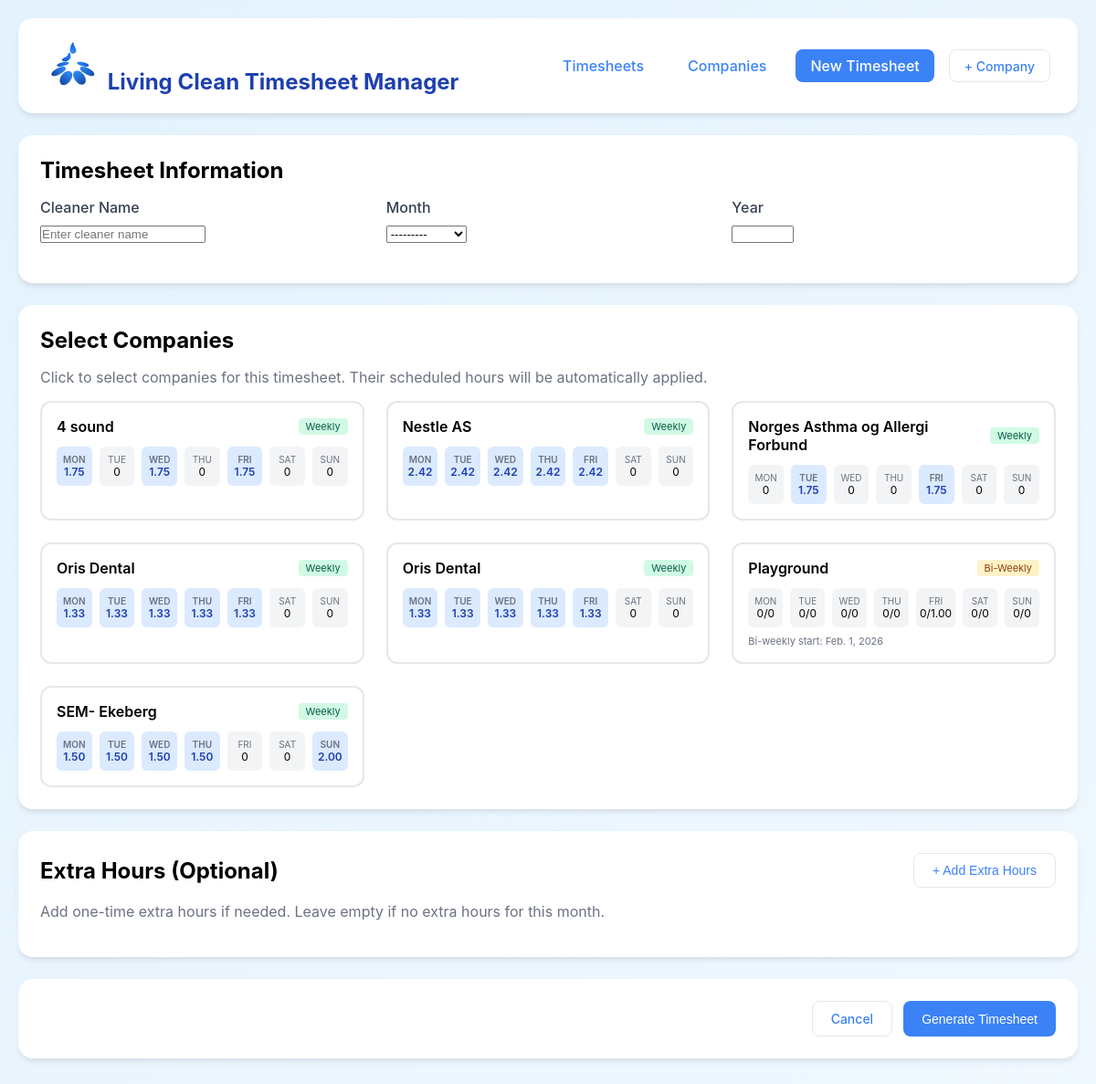
Page /create/ on the committed database.
### timesheet/models.py (models this page shows, shortened)
class Company(models.Model):
    PATTERN_CHOICES = [
        ('weekly', 'Weekly'),
        ('biweekly', 'Bi-Weekly'),
    ]
    name = models.CharField(max_length=200, unique = True)
    pattern_type = models.CharField(max_length=10, choices=PATTERN_CHOICES, default='weekly')
    mon_hours = models.DecimalField(max_digits=5, decimal_places=2, default=0)
    tue_hours = models.DecimalField(max_digits=5, decimal_places=2, default=0)
    wed_hours = models.DecimalField(max_digits=5, decimal_places=2, default=0)
    thu_hours = models.DecimalField(max_digits=5, decimal_places=2, default=0)
    fri_hours = models.DecimalField(max_digits=5, decimal_places=2, default=0)
    sat_hours = models.DecimalField(max_digits=5, decimal_places=2, default=0)
    sun_hours = models.DecimalField(max_digits=5, decimal_places=2, default=0)
    mon_hours_week_a = models.DecimalField(max_digits=5, decimal_places=2, default=0)
    tue_hours_week_a = models.DecimalField(max_digits=5, decimal_places=2, default=0)
    wed_hours_week_a = models.DecimalField(max_digits=5, decimal_places=2, default=0)
    thu_hours_week_a = models.DecimalField(max_digits=5, decimal_places=2, default=0)
    fri_hours_week_a = models.DecimalField(max_digits=5, decimal_places=2, default=0)
    sat_hours_week_a = models.DecimalField(max_digits=5, decimal_places=2, default=0)
    sun_hours_week_a = models.DecimalField(max_digits=5, decimal_places=2, default=0)
    mon_hours_week_b = models.DecimalField(max_digits=5, decimal_places=2, default=0)
    tue_hours_week_b = models.DecimalField(max_digits=5, decimal_places=2, default=0)
    wed_hours_week_b = models.DecimalField(max_digits=5, decimal_places=2, default=0)
    thu_hours_week_b = models.DecimalField(max_digits=5, decimal_places=2, default=0)
    fri_hours_week_b = models.DecimalField(max_digits=5, decimal_places=2, default=0)
    sat_hours_week_b = models.DecimalField(max_digits=5, decimal_places=2, default=0)
    sun_hours_week_b = models.DecimalField(max_digits=5, decimal_places=2, default=0)
    biweekly_start_date = models.DateField(null=True, blank=True, help_text="Date when Week A starts (for bi-weekly patterns)")
    is_active = models.BooleanField(default=True)
    created_at = models.DateTimeField(auto_now_add=True)
    class Meta:
        verbose_name_plural = "Companies"
        ordering = ['name']

### timesheet/views.py (the view)
# urls.py: path('create/', views.create_timesheet, name='create_timesheet'),
def create_timesheet(request):
    if request.method == 'POST':
        form = TimesheetForm(request.POST)
        company_ids = request.POST.getlist('companies')
        if form.is_valid() and company_ids:
            timesheet = form.save()
            for company_id in company_ids:
                company = Company.objects.get(id=company_id)
                TimesheetEntry.objects.create(timesheet=timesheet, company=company)
            extra_hours_dates = request.POST.getlist('extra_hours_date')
            extra_hours_companies = request.POST.getlist('extra_hours_company')
            extra_hours_amounts = request.POST.getlist('extra_hours_amount')
            extra_hours_descs = request.POST.getlist('extra_hours_description')
            for i in range(len(extra_hours_dates)):
                date_val = extra_hours_dates[i] if i < len(extra_hours_dates) else ''
                hours_val = extra_hours_amounts[i] if i < len(extra_hours_amounts) else ''
                desc_val = extra_hours_descs[i] if i < len(extra_hours_descs) else ''
                company_val = extra_hours_companies[i] if i < len(extra_hours_companies) else ''
                if date_val and hours_val:
                    try:
                        hours_decimal = Decimal(str(hours_val))
                        if hours_decimal > 0:  # Only save if hours > 0
                            ExtraHours.objects.create(
                                timesheet=timesheet,
                                company_id=int(company_val) if company_val else None,
                                date=date_val,
                                hours=hours_decimal,
                                description=desc_val
                            )
                    except (ValueError, InvalidOperation):
                        pass  # Skip invalid data
            messages.success(request, 'Timesheet created successfully!')
            return redirect('timesheet_detail', pk=timesheet.pk)
    else:
        form = TimesheetForm()
    companies = Company.objects.filter(is_active=True)
    return render(request, 'timesheet/timesheet_form.html', {
        'form': form,
        'companies': companies,
    })

### timesheet/forms.py
class TimesheetForm(forms.ModelForm):
    class Meta:
        model = Timesheet
        fields = ['cleaner_name', 'month', 'year']
        widgets = {
            'cleaner_name': forms.TextInput(attrs={'placeholder': 'Enter cleaner name'}),
            'month': forms.Select(choices=Timesheet.MONTH_CHOICES),  # Use month choices
            'year': forms.NumberInput(attrs={'min': 2020, 'max': 2030}),
        }

### timesheet/templates/timesheet/timesheet_form.html (shortened to what this page needs)
{% extends 'timesheet/base.html' %}
{% block content %}
<form method="post" id="timesheetForm">
    <div class="card">
        <h2 class="mb-4">Timesheet Information</h2>
        <div class="grid grid-cols-3">
            <div class="form-group">
                <label>Cleaner Name</label>
                {{ form.cleaner_name }}
            </div>
            <div class="form-group">
                <label>Month</label>
                {{ form.month }}
            </div>
            <div class="form-group">
                <label>Year</label>
                {{ form.year }}
            </div>
        </div>
    </div>
    <div class="card">
        <h2 class="mb-4">Select Companies</h2>
        <p class="text-gray mb-4">Click to select companies for this timesheet. Their scheduled hours will be automatically applied.</p>
        <div class="grid grid-cols-3" id="companyGrid">
            {% for company in companies %}
            <div class="company-card" onclick="toggleCompany(this, {{ company.id }})">
                <div class="flex justify-between items-center mb-2">
                    <h3 style="font-size: 16px; font-weight: 600;">{{ company.name }}</h3>
                    <span class="pattern-badge pattern-{{ company.pattern_type }}">{{ company.get_pattern_type_display }}</span>
                </div>
                <div class="hours-grid">
                    <div class="hours-cell {% if company.mon_hours > 0 or company.mon_hours_week_a > 0 %}has-hours{% endif %}">
                        <div class="day-label">Mon</div>
                        <div class="hours-value">{% if company.pattern_type == 'weekly' %}{{ company.mon_hours|default:"0" }}{% else %}{{ company.mon_hours_week_a|default:"0" }}/{{ company.mon_hours_week_b|default:"0" }}{% endif %}</div>
                    </div>
                    <div class="hours-cell {% if company.tue_hours > 0 or company.tue_hours_week_a > 0 %}has-hours{% endif %}">
                        <div class="day-label">Tue</div>
                        <div class="hours-value">{% if company.pattern_type == 'weekly' %}{{ company.tue_hours|default:"0" }}{% else %}{{ company.tue_hours_week_a|default:"0" }}/{{ company.tue_hours_week_b|default:"0" }}{% endif %}</div>
                    </div>
                    <div class="hours-cell {% if company.wed_hours > 0 or company.wed_hours_week_a > 0 %}has-hours{% endif %}">
                        <div class="day-label">Wed</div>
                        <div class="hours-value">{% if company.pattern_type == 'weekly' %}{{ company.wed_hours|default:"0" }}{% else %}{{ company.wed_hours_week_a|default:"0" }}/{{ company.wed_hours_week_b|default:"0" }}{% endif %}</div>
                    </div>
                    <div class="hours-cell {% if company.thu_hours > 0 or company.thu_hours_week_a > 0 %}has-hours{% endif %}">
                        <div class="day-label">Thu</div>
                        <div class="hours-value">{% if company.pattern_type == 'weekly' %}{{ company.thu_hours|default:"0" }}{% else %}{{ company.thu_hours_week_a|default:"0" }}/{{ company.thu_hours_week_b|default:"0" }}{% endif %}</div>
                    </div>
                    <div class="hours-cell {% if company.fri_hours > 0 or company.fri_hours_week_a > 0 %}has-hours{% endif %}">
                        <div class="day-label">Fri</div>
                        <div class="hours-value">{% if company.pattern_type == 'weekly' %}{{ company.fri_hours|default:"0" }}{% else %}{{ company.fri_hours_week_a|default:"0" }}/{{ company.fri_hours_week_b|default:"0" }}{% endif %}</div>
                    </div>
                    <div class="hours-cell {% if company.sat_hours > 0 or company.sat_hours_week_a > 0 %}has-hours{% endif %}">
                        <div class="day-label">Sat</div>
                        <div class="hours-value">{% if company.pattern_type == 'weekly' %}{{ company.sat_hours|default:"0" }}{% else %}{{ company.sat_hours_week_a|default:"0" }}/{{ company.sat_hours_week_b|default:"0" }}{% endif %}</div>
                    </div>
                    <div class="hours-cell {% if company.sun_hours > 0 or company.sun_hours_week_a > 0 %}has-hours{% endif %}">
                        <div class="day-label">Sun</div>
                        <div class="hours-value">{% if company.pattern_type == 'weekly' %}{{ company.sun_hours|default:"0" }}{% else %}{{ company.sun_hours_week_a|default:"0" }}/{{ company.sun_hours_week_b|default:"0" }}{% endif %}</div>
                    </div>
                </div>
                {% if company.pattern_type == 'biweekly' and company.biweekly_start_date %}
                <div style="margin-top: 8px; font-size: 11px; color: #6b7280;">
                    Bi-weekly start: {{ company.biweekly_start_date }}
                </div>
                {% endif %}
            </div>
            {% endfor %}
        </div>
    </div>
    <div class="card">
        <div class="flex justify-between items-center mb-4">
            <h2>Extra Hours (Optional)</h2>
            <button type="button" class="btn btn-secondary" onclick="addExtraHours()">+ Add Extra Hours</button>
        </div>
        <p class="text-gray mb-4">Add one-time extra hours if needed. Leave empty if no extra hours for this month.</p>
    </div>
    <div class="card" style="display: flex; gap: 12px; justify-content: flex-end;">
        <a href="{% url 'timesheet_list' %}" class="btn btn-secondary">Cancel</a>
        <button type="submit" class="btn btn-primary">Generate Timesheet</button>
    </div>
</form>
{% endblock %}

### timesheet/templates/timesheet/base.html (style rules this page uses)
* { margin: 0; padding: 0; box-sizing: border-box; }
body { font-family: -apple-system, BlinkMacSystemFont, 'Segoe UI', Roboto, Oxygen, Ubuntu, Cantarell, sans-serif; background: linear-gradient(135deg, #e3f2fd 0%, #f0f8ff 100%); min-height: 100vh; padding: 20px; }
.card { background: white; border-radius: 16px; padding: 24px; box-shadow: 0 4px 6px -1px rgba(0, 0, 0, 0.1); margin-bottom: 24px; }
.btn { display: inline-flex; align-items: center; gap: 8px; padding: 10px 20px; border-radius: 8px; font-weight: 500; cursor: pointer; transition: all 0.2s; border: none; font-size: 14px; text-decoration: none; }
.btn-primary { background: #3b82f6; color: white; }
.btn-secondary { background: white; color: #3b82f6; border: 1px solid #e5e7eb; }
.form-group { margin-bottom: 20px; }
.form-group label { display: block; margin-bottom: 8px; font-weight: 500; color: #374151; }
.grid { display: grid; gap: 24px; }
.grid-cols-3 { grid-template-columns: repeat(3, 1fr); }
.text-gray { color: #6b7280; }
.mb-4 { margin-bottom: 16px; }
.flex { display: flex; }
.justify-between { justify-content: space-between; }
.items-center { align-items: center; }
.company-card { border: 2px solid #e5e7eb; border-radius: 12px; padding: 16px; cursor: pointer; transition: all 0.2s; position: relative; }
.hours-grid { display: grid; grid-template-columns: repeat(7, 1fr); gap: 8px; margin-top: 12px; font-size: 12px; }
.hours-cell { text-align: center; padding: 8px 4px; background: #f3f4f6; border-radius: 6px; }
.hours-cell.has-hours { background: #dbeafe; color: #1e40af; font-weight: 600; }
.day-label { font-size: 10px; color: #6b7280; text-transform: uppercase; }
.pattern-badge { display: inline-block; padding: 2px 8px; border-radius: 4px; font-size: 11px; margin-left: 8px; }
.pattern-weekly { background: #d1fae5; color: #065f46; }
.pattern-biweekly { background: #fef3c7; color: #92400e; }

### rows in the picture
Company: name "4 sound", pattern_type "Weekly", mon_hours "1.75", tue_hours "0", wed_hours "1.75", thu_hours "0", fri_hours "1.75", sat_hours "0", sun_hours "0"
Company: name "Nestle AS", pattern_type "Weekly", mon_hours "2.42", tue_hours "2.42", wed_hours "2.42", thu_hours "2.42", fri_hours "2.42", sat_hours "0", sun_hours "0"
Company: name "Norges Asthma og Allergi Forbund", pattern_type "Weekly", mon_hours "0", tue_hours "1.75", wed_hours "0", thu_hours "0", fri_hours "1.75", sat_hours "0", sun_hours "0"
Company: name "Oris Dental", pattern_type "Weekly", mon_hours "1.33", tue_hours "1.33", wed_hours "1.33", thu_hours "1.33", fri_hours "1.33", sat_hours "0", sun_hours "0"
Company: name "Oris Dental", pattern_type "Weekly", mon_hours "1.33", tue_hours "1.33", wed_hours "1.33", thu_hours "1.33", fri_hours "1.33", sat_hours "0", sun_hours "0"
Company: name "Playground", pattern_type "Bi-Weekly", mon_hours_week_a "0", mon_hours_week_b "0", tue_hours_week_a "0", tue_hours_week_b "0", wed_hours_week_a "0", wed_hours_week_b "0", thu_hours_week_a "0", thu_hours_week_b "0", fri_hours_week_a "0", fri_hours_week_b "1.00", sat_hours_week_a "0", sat_hours_week_b "0", sun_hours_week_a "0", sun_hours_week_b "0", biweekly_start_date "Feb. 1, 2026"
Company: name "SEM- Ekeberg", pattern_type "Weekly", mon_hours "1.50", tue_hours "1.50", wed_hours "1.50", thu_hours "1.50", fri_hours "0", sat_hours "0", sun_hours "2.00"
